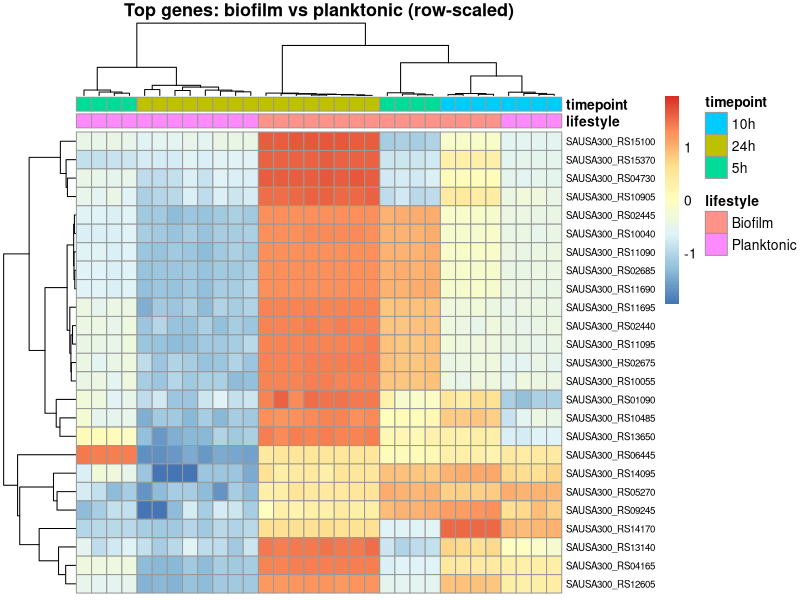

This chart was generated by the following R code:
## ---- chunk 1
library(tidyverse)
library(here)   # here() builds paths from the project root, so they work wherever you run this
counts <- read_tsv(here("project/data", "gene_counts.tsv"), show_col_types = FALSE)
meta   <- read_tsv(here("project/data", "metadata.tsv"),    show_col_types = FALSE)
de     <- read_tsv(here("project/data", "DE_biofilm_vs_planktonic_24h.tsv"), show_col_types = FALSE)
## ---- chunk 2
top_genes <- de %>%
  filter(padj < 0.05) %>%
  slice_max(abs(log2FoldChange), n = 25) %>%
  pull(gene_id)

mat <- counts %>%
  filter(gene_id %in% top_genes) %>%
  select(-gene_name) %>%
  column_to_rownames("gene_id") %>%
  as.matrix()
logmat <- log2(mat + 1)

# label each sample (column) with its lifestyle and timepoint
annotation <- meta %>%
  select(sample, lifestyle, timepoint) %>%
  column_to_rownames("sample")
## ---- chunk 3
library(pheatmap)

pheatmap(
  logmat,
  scale          = "row",        # z-score each gene, so we compare patterns not levels
  annotation_col = annotation,   # colour bars for lifestyle & timepoint
  show_colnames  = FALSE,
  fontsize_row   = 7,
  main           = "Top genes: biofilm vs planktonic (row-scaled)"
)
## ---- chunk 4
# your code here
